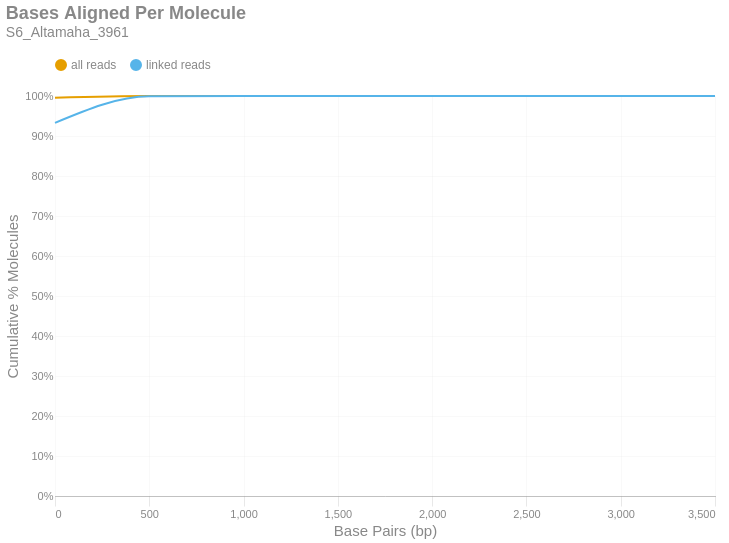

Here is the notebook cell this chart was saved with:
### Markdown cell above
### Bases Aligned Per Molecule
This is a cumulative frequency distribution showing the number of base pairs aligned per unique molecule. These data are shown in 500 bp bins. There are two distributions: one with `all reads` (yellow) and another with only `linked reads` (blue). The percent of molecules in the `linked reads` distribution is relative to the total number of linked molecules.

### Code cell
if SKIPLR:
    print_html(f"Skipped")
else:
    binned_df = consolidated_hist(valids['aligned_bp'], mask, 500, True)
    with SafeRender(binned_df):
        (
            density_plot(binned_df, 'Bases Aligned Per Molecule', samplename, 'basesper')
            .encode(
                x=alt.X('bin:Q', title="Base Pairs (bp)").axis(tickMinStep=500).scale(padding=0),
                y=alt.Y('value:Q', title='Cumulative % Molecules')
                    .axis(format='%')
                    .scale(domain = [0,1])
                    .stack(False),
                color=alt.Color("key:N").scale(domain = ["all reads", "linked reads"]),
                tooltip = [
                    alt.Tooltip("key:N", title = "Data Type"),
                    alt.Tooltip("range_label:N", title="Bases Aligned Per Molecule"),
                    alt.Tooltip("value:Q", format = ".2%", title="% Molecules (Cum.)")
                ]
            )
        ).display()

### Figure 1 — Vega-Lite specification as saved in the notebook (floating-point values rounded to 4 significant figures)
{"width": "container", "height": 400, "config": {"title": {"anchor": "start", "dy": -15, "fontSize": 18, "color": "#888888", "subtitleColor": "#888888", "subtitleFontSize": 14}, "arc": {"fill": "#0072B2"}, "axis": {"domainColor": "#888888", "domainWidth": 0.5, "gridWidth": 0.2, "grid": false, "titleFontWeight": 400, "titleFontSize": 15, "labelFontSize": 11, "labelColor": "#888888", "tickColor": "#888888", "tickWidth": 0.2, "titleColor": "#888888"}, "axisBand": {"grid": false}, "axisX": {"grid": true, "tickSize": 10, "domainCap": "round"}, "axisY": {"domain": false, "grid": true, "tickSize": 0, "domainCap": "round"}, "background": "transparent", "header": {"labelFontSize": 15, "labelColor": "#888888", "titleFontSize": 15, "titleFontWeight": 600, "titleColor": "#888888"}, "legend": {"labelFont": "sans-serif", "labelFontSize": 12, "labelColor": "#888888", "symbolSize": 100, "symbolType": "circle", "titleFontSize": 12, "titlePadding": 10, "titleColor": "#888888", "title": null, "orient": "top"}, "range": {"category": ["#E69F00", "#56B4E9", "#009E73", "#F0E442", "#0072B2", "#D55E00", "#CC79A7", "#000000"], "diverging": ["#cfe8f3", "#a2d4ec", "#73bfe2", "#46abdb", "#1696d2", "#12719e"]}, "area": {"fill": "#0072B2", "fillOpacity": 0.7, "line": true, "strokeOpacity": 0.7}, "line": {"color": "#0072B2", "stroke": "#0072B2", "strokeWidth": 2}, "trail": {"color": "#0072B2", "stroke": "#0072B2", "strokeWidth": 0, "size": 1}, "point": {"filled": true, "fillOpacity": 1.0, "size": 95}, "text": {"color": "#888888", "fontSize": 11, "align": "right", "fontWeight": 400, "size": 11}, "bar": {"fill": "#0072B2", "stroke": null}, "view": {"stroke": null, "continuousWidth": 660, "continuousHeight": 400}}, "data": {"name": "data-ea19e44e9e2b4eb5979c992a97d00df9"}, "mark": {"type": "line", "interpolate": "monotone", "point": {"opacity": 0, "size": 275}}, "encoding": {"color": {"field": "key", "scale": {"domain": ["all reads", "linked reads"]}, "type": "nominal"}, "tooltip": [{"field": "key", "title": "Data Type", "type": "nominal"}, {"field": "range_label", "title": "Bases Aligned Per Molecule", "type": "nominal"}, {"field": "value", "format": ".2%", "title": "% Molecules (Cum.)", "type": "quantitative"}], "x": {"axis": {"tickMinStep": 500}, "field": "bin", "scale": {"padding": 0}, "title": "Base Pairs (bp)", "type": "quantitative"}, "y": {"axis": {"format": "%"}, "field": "value", "scale": {"domain": [0, 1]}, "stack": false, "title": "Cumulative % Molecules", "type": "quantitative"}}, "params": [{"name": "param_c36ac31b6afebe62", "select": {"type": "point", "fields": ["key"]}, "bind": "legend"}], "title": {"text": "Bases Aligned Per Molecule", "subtitle": "S6_Altamaha_3961"}, "transform": [{"fold": ["all reads (cumsum)", "linked reads (cumsum)"]}, {"calculate": "replace(datum.key, ' (cumsum)', '')", "as": "key"}, {"filter": {"param": "param_c36ac31b6afebe62"}}], "usermeta": {"embedOptions": {"downloadFileName": "S6_Altamaha_3961.basesper"}}, "$schema": "https://vega.github.io/schema/vega-lite/v6.1.0.json", "datasets": {"data-ea19e44e9e2b4eb5979c992a97d00df9": [{"bin": "0.0", "interval": "0.0-500.0", "all reads": 0.9958, "linked reads": 0.9329, "all reads (cumsum)": 0.9958, "linked reads (cumsum)": 0.9329, "range_label": "0-499"}, {"bin": "500.0", "interval": "500.0-1000.0", "all reads": 0.004167, "linked reads": 0.06626, "all reads (cumsum)": 0.9999, "linked reads (cumsum)": 0.9991, "range_label": "500-999"}, {"bin": "1000.0", "interval": "1000.0-1500.0", "all reads": 5.745e-05, "linked reads": 0.0007991, "all reads (cumsum)": 1.0, "linked reads (cumsum)": 0.9999, "range_label": "1000-1499"}, {"bin": "1500.0", "interval": "1500.0-2000.0", "all reads": 3.653e-06, "linked reads": 4.379e-05, "all reads (cumsum)": 1.0, "linked reads (cumsum)": 1.0, "range_label": "1500-1999"}, {"bin": "2000.0", "interval": "2000.0-2500.0", "all reads": 6.642e-07, "linked reads": 1.095e-05, "all reads (cumsum)": 1.0, "linked reads (cumsum)": 1.0, "range_label": "2000-2499"}, {"bin": "2500.0", "interval": "2500.0-3000.0", "all reads": 6.642e-07, "linked reads": 1.095e-05, "all reads (cumsum)": 1.0, "linked reads (cumsum)": 1.0, "range_label": "2500-2999"}, {"bin": "3000.0", "interval": "3000.0-3500.0", "all reads": 6.642e-07, "linked reads": 5.473e-06, "all reads (cumsum)": 1.0, "linked reads (cumsum)": 1.0, "range_label": "3000-3499"}, {"bin": "3500.0", "interval": "3500.0-4000.0", "all reads": 6.642e-07, "linked reads": 1.095e-05, "all reads (cumsum)": 1.0, "linked reads (cumsum)": 1.0, "range_label": "3500-3999"}]}}
